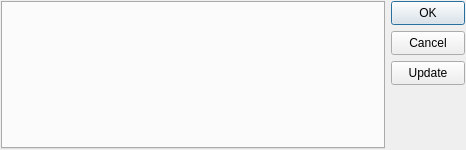
<ui version="4.0" >
 <class>uoPropDlg</class>
 <widget class="QWidget" name="uoPropDlg" >
  <property name="geometry" >
   <rect>
    <x>0</x>
    <y>0</y>
    <width>466</width>
    <height>150</height>
   </rect>
  </property>
  <property name="windowTitle" >
   <string>Form</string>
  </property>
  <property name="windowIcon" >
   <iconset/>
  </property>
  <layout class="QGridLayout" >
   <property name="margin" >
    <number>1</number>
   </property>
   <property name="spacing" >
    <number>1</number>
   </property>
   <item row="0" column="0" >
    <layout class="QGridLayout" >
     <property name="margin" >
      <number>0</number>
     </property>
     <property name="spacing" >
      <number>6</number>
     </property>
     <item row="0" column="1" >
      <layout class="QVBoxLayout" >
       <property name="margin" >
        <number>0</number>
       </property>
       <property name="spacing" >
        <number>6</number>
       </property>
       <item>
        <widget class="QPushButton" name="btnOK" >
         <property name="sizePolicy" >
          <sizepolicy>
           <hsizetype>0</hsizetype>
           <vsizetype>0</vsizetype>
           <horstretch>0</horstretch>
           <verstretch>0</verstretch>
          </sizepolicy>
         </property>
         <property name="minimumSize" >
          <size>
           <width>74</width>
           <height>24</height>
          </size>
         </property>
         <property name="maximumSize" >
          <size>
           <width>74</width>
           <height>24</height>
          </size>
         </property>
         <property name="baseSize" >
          <size>
           <width>74</width>
           <height>24</height>
          </size>
         </property>
         <property name="text" >
          <string>OK</string>
         </property>
         <property name="icon" >
          <iconset/>
         </property>
         <property name="default" >
          <bool>true</bool>
         </property>
         <property name="flat" >
          <bool>false</bool>
         </property>
        </widget>
       </item>
       <item>
        <widget class="QPushButton" name="btnCancel" >
         <property name="sizePolicy" >
          <sizepolicy>
           <hsizetype>0</hsizetype>
           <vsizetype>0</vsizetype>
           <horstretch>0</horstretch>
           <verstretch>0</verstretch>
          </sizepolicy>
         </property>
         <property name="minimumSize" >
          <size>
           <width>74</width>
           <height>24</height>
          </size>
         </property>
         <property name="maximumSize" >
          <size>
           <width>74</width>
           <height>24</height>
          </size>
         </property>
         <property name="text" >
          <string>Cancel</string>
         </property>
        </widget>
       </item>
       <item>
        <widget class="QPushButton" name="btmUpdate" >
         <property name="sizePolicy" >
          <sizepolicy>
           <hsizetype>0</hsizetype>
           <vsizetype>0</vsizetype>
           <horstretch>0</horstretch>
           <verstretch>0</verstretch>
          </sizepolicy>
         </property>
         <property name="minimumSize" >
          <size>
           <width>74</width>
           <height>24</height>
          </size>
         </property>
         <property name="maximumSize" >
          <size>
           <width>74</width>
           <height>24</height>
          </size>
         </property>
         <property name="text" >
          <string>Update</string>
         </property>
        </widget>
       </item>
       <item>
        <spacer>
         <property name="orientation" >
          <enum>Qt::Vertical</enum>
         </property>
         <property name="sizeHint" >
          <size>
           <width>10</width>
           <height>2</height>
          </size>
         </property>
        </spacer>
       </item>
      </layout>
     </item>
     <item row="0" column="0" >
      <widget class="QTabWidget" name="propFrame" >
       <property name="sizePolicy" >
        <sizepolicy>
         <hsizetype>1</hsizetype>
         <vsizetype>1</vsizetype>
         <horstretch>0</horstretch>
         <verstretch>0</verstretch>
        </sizepolicy>
       </property>
       <property name="minimumSize" >
        <size>
         <width>380</width>
         <height>147</height>
        </size>
       </property>
       <property name="tabShape" >
        <enum>QTabWidget::Rounded</enum>
       </property>
      </widget>
     </item>
    </layout>
   </item>
  </layout>
 </widget>
 <resources>
  <include location="../uoReport.qrc" />
 </resources>
 <connections/>
</ui>
